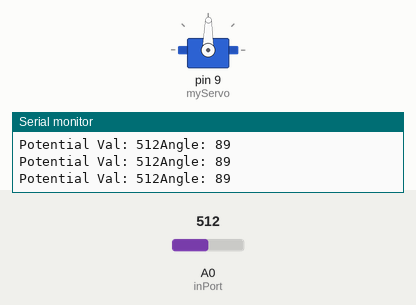
This program was run on a simulated Arduino Uno, built with avr-gcc and run on an emulated ATmega328P. Shown: servo, the last lines printed to the serial monitor. Inputs (shaded band) come from the test bench; at power-on: A0 (inPort) = 512.

Above: at 1.2 s.
1.3 s: A0 (inPort) set to 553
At 1.9 s:
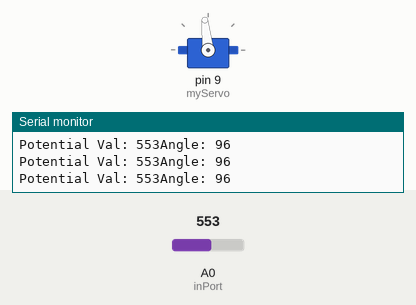
4.3 s: A0 (inPort) set to 581
At 4.8 s:
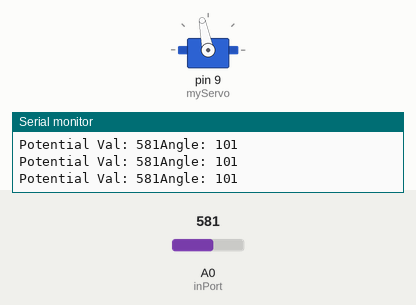
5.8 s: A0 (inPort) set to 306
At 7.0 s:
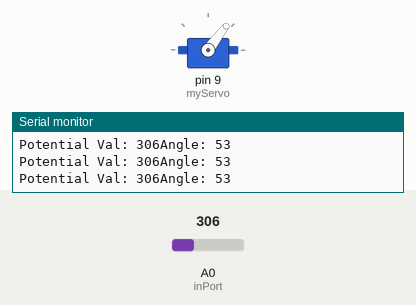
7.3 s: A0 (inPort) set to 109
At 8.4 s:
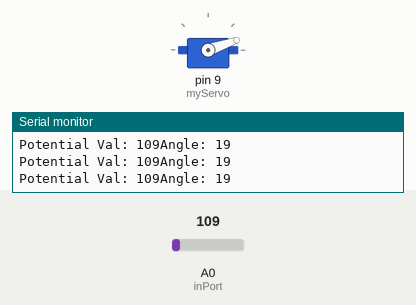
8.8 s: A0 (inPort) set to 93
At 9.9 s:
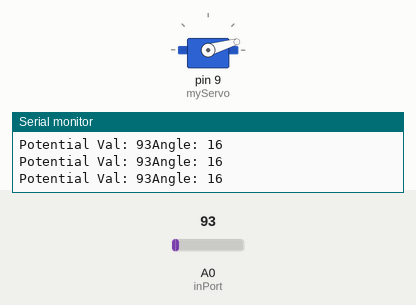
11.8 s: A0 (inPort) set to 716
At 12.3 s:
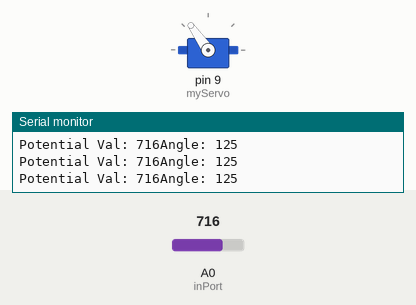
Timing chart, 0 to 14.3 s (numbered marks = the images above; inputs shaded):
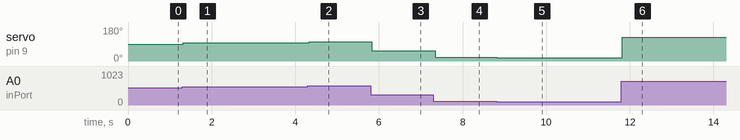

Measured:
- after the input at 1.3 s, servo on pin 9 (myServo): 89° → 96° at once
- after the input at 4.3 s, servo on pin 9 (myServo): 96° → 101° at once
- after the input at 5.8 s, servo on pin 9 (myServo): 101° → 53° at once
- after the input at 7.3 s, servo on pin 9 (myServo): 53° → 19° at once
- after the input at 8.8 s, servo on pin 9 (myServo): 19° → 16° at once
- after the input at 11.8 s, servo on pin 9 (myServo): 16° → 125° at once

The program:

main.cpp
```cpp
#include<Arduino.h>
#include<Servo.h>

Servo myServo;

// Initialize input and output ports
const int outPort = 9;
const int inPort = A0;

int potVal;
int angle;

// Setup the board to attach the controller to output port 9 PWN
void setup() {
  myServo.attach(9);

  Serial.begin(9600);
}

// Looping around just for the fun of it
void loop() {
  // Take in the value of potentiometer
  potVal = analogRead(inPort);
  Serial.print("Potential Val: ");
  Serial.print(potVal);

  // Map input range from 0->1023 received from potVal to output between 0->179 // degree in output pin
  angle = map(potVal, 0, 1023, 0, 179);
  Serial.print("Angle: ");
  Serial.println(angle);

  // Write the angle into the servo motor
  myServo.write(angle);
  delay(15);
}
```
